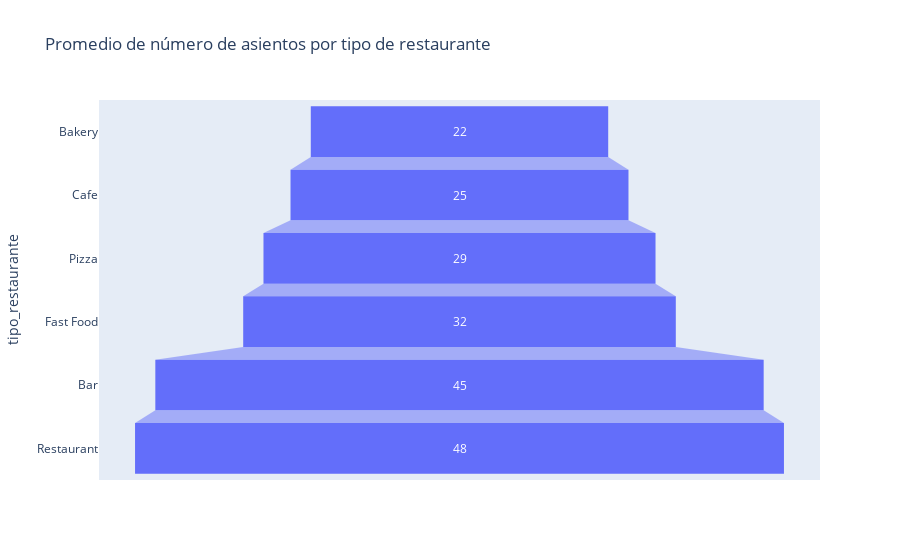

Notebook code for this chart:
### Code cell
# Gráfico:
import plotly.graph_objects as go
from plotly import graph_objects as go

graph_prom_type = dict( 
    promedio_asientos = [22, 25, 29, 32, 45 , 48] ,
    tipo_restaurante = ['Bakery', 'Cafe', 'Pizza', 'Fast Food', 'Bar', 'Restaurant'])

fig = px.funnel(graph_prom_type, x='promedio_asientos', y='tipo_restaurante',
                title='Promedio de número de asientos por tipo de restaurante')

fig.show()

### Figure 1 — Plotly figure (JSON) as saved in the notebook; plotly's stock layout.template omitted (floating-point values rounded to 4 significant figures)
{"data": [{"hovertemplate": "promedio_asientos=%{x}<br>tipo_restaurante=%{y}<extra></extra>", "legendgroup": "", "marker": {"color": "#636efa"}, "name": "", "orientation": "h", "showlegend": false, "type": "funnel", "x": [22, 25, 29, 32, 45, 48], "xaxis": "x", "y": ["Bakery", "Cafe", "Pizza", "Fast Food", "Bar", "Restaurant"], "yaxis": "y"}], "layout": {"legend": {"tracegroupgap": 0}, "title": {"text": "Promedio de número de asientos por tipo de restaurante"}, "xaxis": {"anchor": "y", "domain": [0, 1], "title": {"text": "promedio_asientos"}}, "yaxis": {"anchor": "x", "domain": [0, 1], "title": {"text": "tipo_restaurante"}}}}
